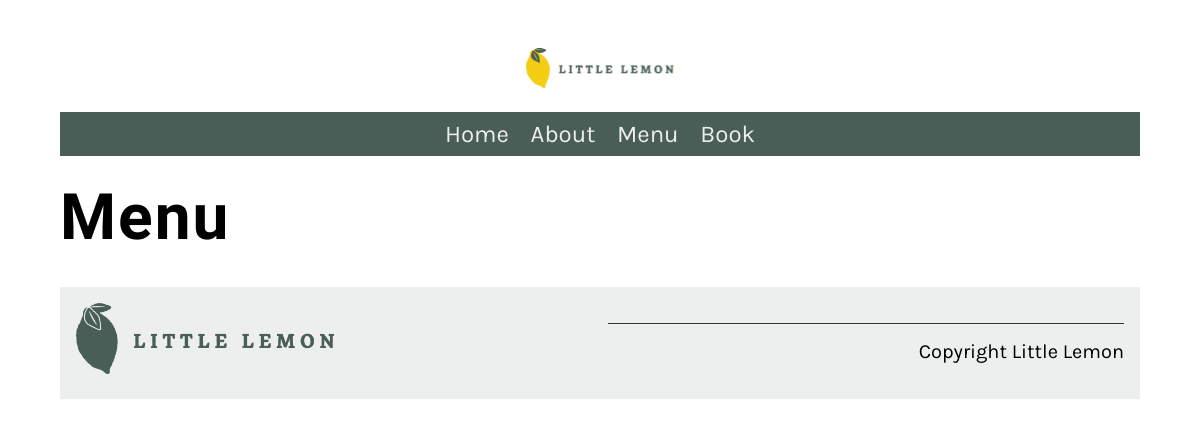
The page /main/menu/ on the database as committed earlier.
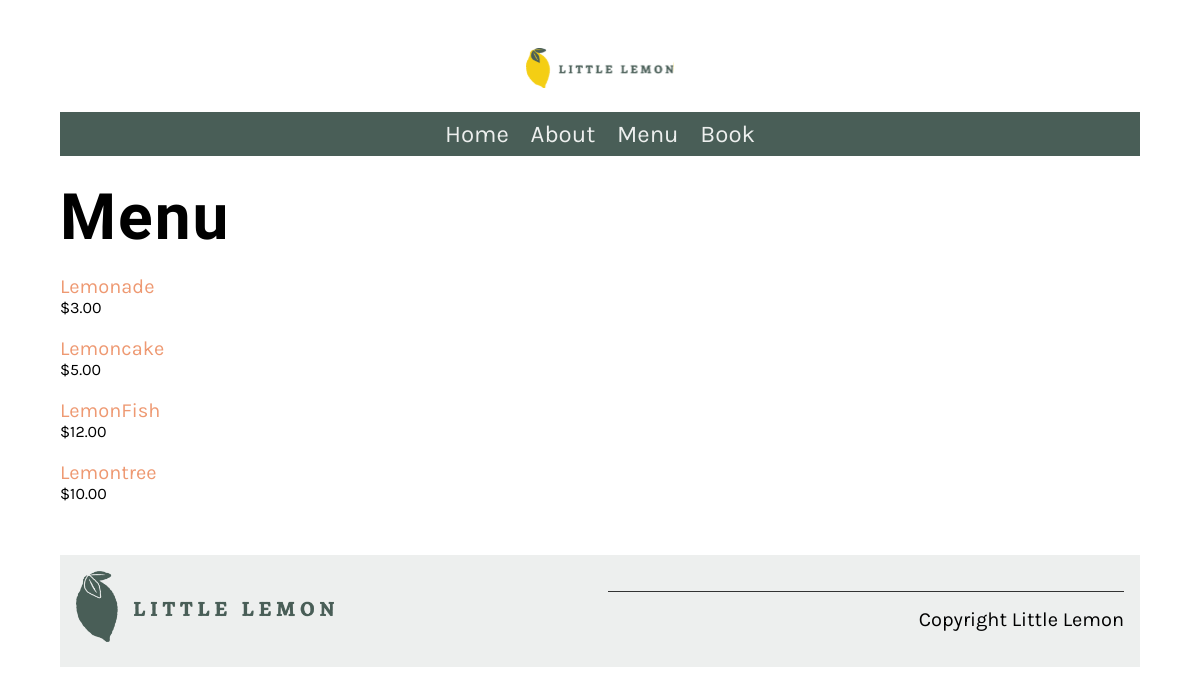
The same page on the database as committed later.
### restaurant/models.py (models this page shows, shortened)
class Menus(models.Model):
    name=models.CharField(max_length=200)
    price=models.IntegerField(null=False)
    menu_item_description=models.TextField(max_length=200)

### restaurant/views.py (the view)
# urls.py: path('menu/',views.menu,name="menu"),
def menu(request):
    menu_data=Menus.objects.all()
    main_data={"menu":menu_data}
    return render(request,"menu.html",{"menu":main_data})

### restaurant/templates/menu.html
{%extends 'base.html'%}
{%load static%}
{%block content%}
<h1>Menu</h1>
<div class="column">
    {% for item in menu.menu %}
    <p>
        <a href="{% url 'menu_item' pk=item.pk %}">
            {{item.name}}
        </a>
        <span class="menu-price">
            ${{item.price}}.00
        </span>
    </p>
    {% endfor %}
</div>
{% endblock %}

### restaurant/templates/base.html (shortened to what this page needs)
{% load static %}
<!DOCTYPE html>
<html lang="en">
  <head>
    <link
      rel="preload"
      as="style"
      href="{% static 'css/style.css' %}"
      onload="this.rel = 'stylesheet'"
    />
  </head>
  <body>
    {% include 'partials/_header.html' %}
    <main>{% block content %} {% endblock %}</main>
    {%include 'partials/_footer.html' %}
  </body>
</html>

### restaurant/templates/partials/_header.html
{% load static %}
<header>
  <img src="{% static 'img/Logo.svg' %}" />
</header>
  <nav>
    <ul>
      <li><a href="{% url 'home' %}">Home</a></li>
      <li><a href="{% url 'about' %}">About</a></li>
      <li><a href="{% url 'menu' %}">Menu</a></li>
      <li><a href="{% url 'book' %}">Book</a></li>
    </ul>
  </nav>

### restaurant/templates/partials/_footer.html
{% load static %}
<footer>
  <article>
    <img src="{% static 'img/menu_items/logo.png' %}" />
  </article>
  <article>
    <p>Copyright Little Lemon</p>
  </article>
</footer>

### restaurant/static/css/style.css (style rules this page uses)
body { font-family: 'Karla', sans-serif; margin-top: 3rem; margin-bottom: 3rem; margin-left: 5%; margin-right: 5%; }
h1, h2, h3, h4, h5, h6 { font-family: 'Markazi Text', serif; letter-spacing: 2px;; }
h1 { font-size: 4rem; margin-top: 1.5rem; margin-bottom: 0; }
p, ul { font-size: 1.25rem;; }
a { color: #EE9972; text-decoration: none; }
header img { display: block; margin-left: auto; margin-right: auto; max-width: 100%; height: auto; }
nav { background-color: #495E57; margin-top: 1rem; margin-bottom: 1rem; margin-bottom: 0px; }
nav ul { list-style: none; font-size: 1.5rem; text-align: center; padding-inline-start: 0rem; margin-bottom: 0px; }
nav ul li { display: inline-block; margin: 0.5rem; }
nav ul a { color: #EDEFEE; text-decoration: none; }
article { flex:1; }
article img { max-width: 100%; }
footer { background-color: #EDEFEE; padding: 1rem; display: flex; gap: 2rem 1rem; }
footer img { max-width: 50%; }
footer p { border-top: #333333; border-style: solid; border-width: 0.1rem; border-bottom: none; border-left: none; border-right: none; text-align: right; padding-top: 1rem;; }
.column { flex-basis: 50%; margin-bottom: 1rem; padding-bottom: 1rem; }
.menu-price { display: block; font-size: 1rem; }

Rows that differ between the two databases and show on the page:
added Menus: name "Lemonade", price "3"
added Menus: name "Lemoncake", price "5"
added Menus: name "LemonFish", price "12"
added Menus: name "Lemontree", price "10"
